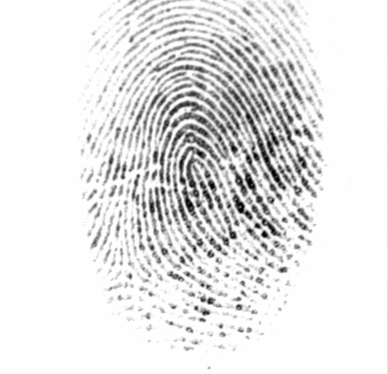
#> input picture 2/107_1.tif, 388 x 374 px
$ python -i finger.py   (imports and definitions only)   (older library calls are emulated)
#> lines starting #> are read from the running program, lines starting #| are printed output that depends on the picture; after the words box and inside, x2 and y2 are one past the last pixel; in counts of white or black regions, pixels touching at a corner belong together
#> further down, picture is the input picture: shape (374, 388, 3); min 1, max 254, mean 229.8
# _*_ coding:utf-8 _*_

# description: the fingercode base on the Gabor filter

import cv2
import numpy as np
import matplotlib.pyplot as plt
import math
import sqlite3
import os


'''def initlize_db(db_name):

    # if have existed
    if os.path.isfile(db_name):
        print ("this database has existed......")
        return

    # initlizing the database
    conn = sqlite3.connect(db_name)
    c = conn.cursor()
    # create tables
    tables_sql = 'create table fingercode (id int, image_name text, angle0 text, angle1 text, angle2 text, angle3 text,' \
                 'angle4 text, angle5 text, angle6 text, angle7 text)'

    print ("initlizing the database now ......")
    c.execute(tables_sql)
    conn.commit()
    conn.close()
    print ("initlizing the database is ok.....")


# save the fingercode
def save_fingercode(db_name, result):

    print ("start saving the result....")
    conn = sqlite3.connect(db_name)
    c = conn.cursor()
    sql = "INSERT INTO fingercode VALUES (?,?,?,?,?,?,?,?,?,?)"
    c.execute(sql, result)
    print ("execute.....")
    conn.commit()
    print ("commit....")
    conn.close()
    print ("close...")


# get the fingercode
def get_fingercode(db_name):

    conn = sqlite3.connect(db_name)
    c = conn.cursor()
    sql = "select * from fingercode where id=?"
    c.execute(sql, '1')
    result = c.fetchone()
    conn.close()
    return result


# get all data
def get_all(db_name):
    conn = sqlite3.connect(db_name)
    c = conn.cursor()
    print ("start getting all...")
    c.execute('select * from fingercode')
    result = c.fetchall()
    conn.close()
    print ("close....")
    return result'''

# [109 lines left out: functions cal_standar, fingercode, convert_list, cal_euler_distance, get_image_name, build_filters and 2 more, not called in this run]

class Point:

    # param: X: the pixel x, Y: the pixel y, Gray: the pixel gray value
    # [5 lines left out: function __init__, not called in this run]


# calculate the number of sector's point
def cal_num(points):
    return len(points)


# calculate the mean of sector's points gray value
# [114 lines left out: functions cal_mean, cal_variance, Divide_sector, Normalize_img, get_all_image, not called in this run]


# get the reference frame
def Get_central_point(img):
    img1 = img.copy()
    img = cv2.GaussianBlur(img, (3, 3), 0)
    img = cv2.blur(img, (5, 5))
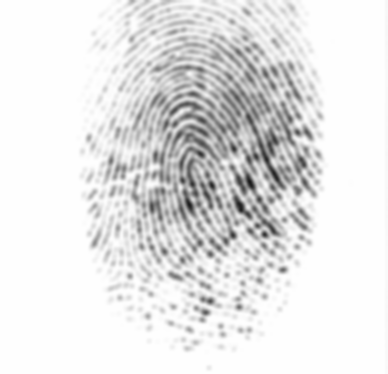
#> img: shape (374, 388, 3); min 25, max 254, mean 229.8
    sobelx = cv2.Sobel(img, cv2.CV_64F, 1, 0, ksize=3)
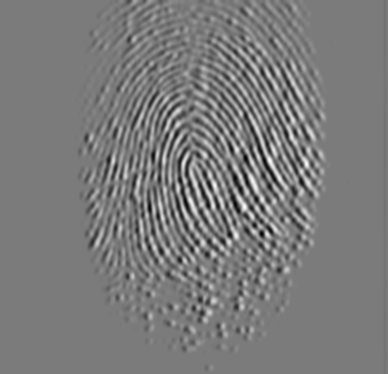
#> sobelx: shape (374, 388, 3) float64; min -320, max 341, mean -0.1; drawn with min black and max white

    sobelx1 = cv2.Sobel(img, cv2.CV_64F, 0, 1, ksize=3)
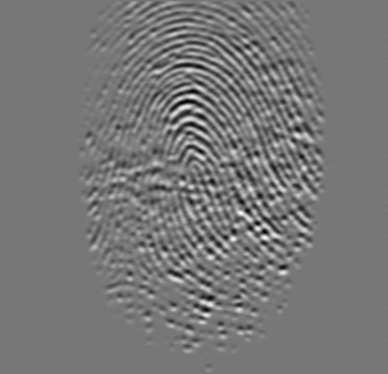
#> sobelx1: shape (374, 388, 3) float64; min -290, max 327, mean 0.2; drawn with min black and max white

    #abssobelx = cv2.convertScaleAbs(sobelx)
    #abssobelx1 = cv2.convertScaleAbs(sobelx1)

    A = sobelx.copy()
    B = sobelx1 + A
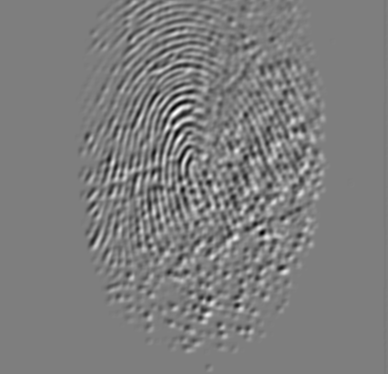
#> B: shape (374, 388, 3) float64; min -432, max 440, mean 0.1; drawn with min black and max white
    gh = cv2.Sobel(B, cv2.CV_16S, 1, 1, ksize=3)
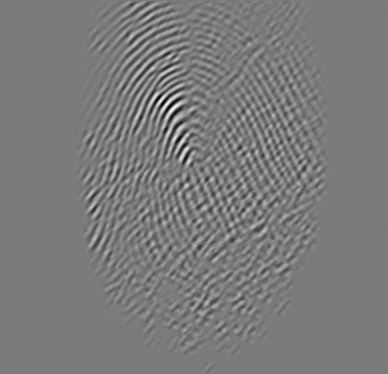
#> gh: shape (374, 388, 3) int16; min -330, max 354, mean 0; drawn with min black and max white
    gh_blur = cv2.GaussianBlur(gh, (15, 15), 0)
    gh_blur = cv2.convertScaleAbs(gh_blur,gh_blur)
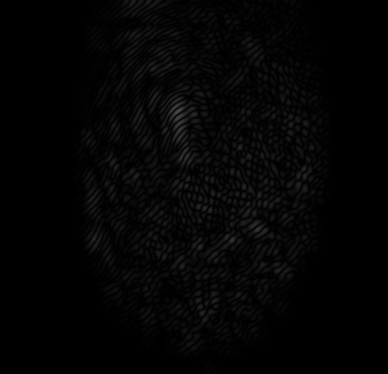
#> gh_blur: shape (374, 388, 3); min 0, max 74, mean 4
    gh_media = cv2.medianBlur(gh_blur, 5)
    gh_media = cv2.medianBlur(gh_media, 5)
    gh_media = cv2.medianBlur(gh_media, 3)
    rows, cols = img.shape[:2]
#> rows = 374; cols = 388
    """
    for i in range(rows):
        for j in range(cols):
            print gh_media[i][j]
    """
    gh_media = cv2.convertScaleAbs(gh_media)
    gh_media = cv2.cvtColor(gh_media, cv2.COLOR_BGR2GRAY)
#> gh_media: shape (374, 388)
    ret1, binary1 = cv2.threshold(gh_media, 35, 255, cv2.THRESH_BINARY)
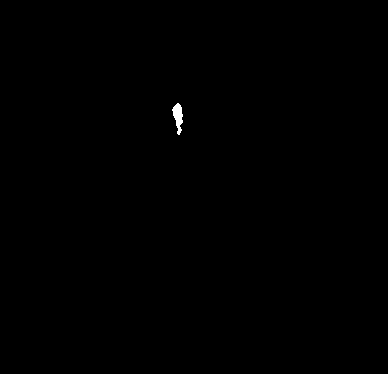
#> binary1: shape (374, 388); 0.14% white; 1 white region, box (x1, y1, x2, y2) and area: (172, 103, 183, 135) 202
    # [4 lines of commented-out code are left out]
    kernel = np.ones((5, 5), np.uint8)
    gh_blur = cv2.erode(binary1, kernel, iterations=1)
#> gh_blur: shape (374, 388); 0.04% white; 1 white region, box (x1, y1, x2, y2) and area: (175, 107, 180, 123) 53
    rows, cols = gh_blur.shape[:2]
    max = 0.0
    row = 0
    col = 0
    for i in range(rows):
        for j in range(cols):
            if binary1[i][j] > 0:
                max = gh_blur[i][j]
                row = i
                col = j
                 # [8 lines of commented-out code are left out]
    rows, cols = img.shape[:2]
    if row != 0:
        if (col + 75 < cols) & (row + 75 < rows):
            print ("success")
            #continue
        else:
            row = 0
            col = 0
            #print ("failed")
    else:
        print ("failed")

    plt.figure()
    plt.subplot(1, 3, 1)
    plt.imshow(binary1, cmap='gray')
    plt.subplot(1, 3, 2)
    plt.imshow(img, cmap='gray')
    plt.subplot(1, 3, 3)
    plt.imshow(gh_media, cmap='gray')
    #plt.show()

    return col, row

# copy the reference frame
# [7 lines left out: function Get_core_img, not called in this run]


# [2 lines not run here, left out]

# [62 lines left out: function final, not called in this run]
            #plt.show()

>>> import cv2
>>> picture = cv2.imread('2/107_1.tif')
>>> result = Get_central_point(picture)
#> result = (179, 134)
